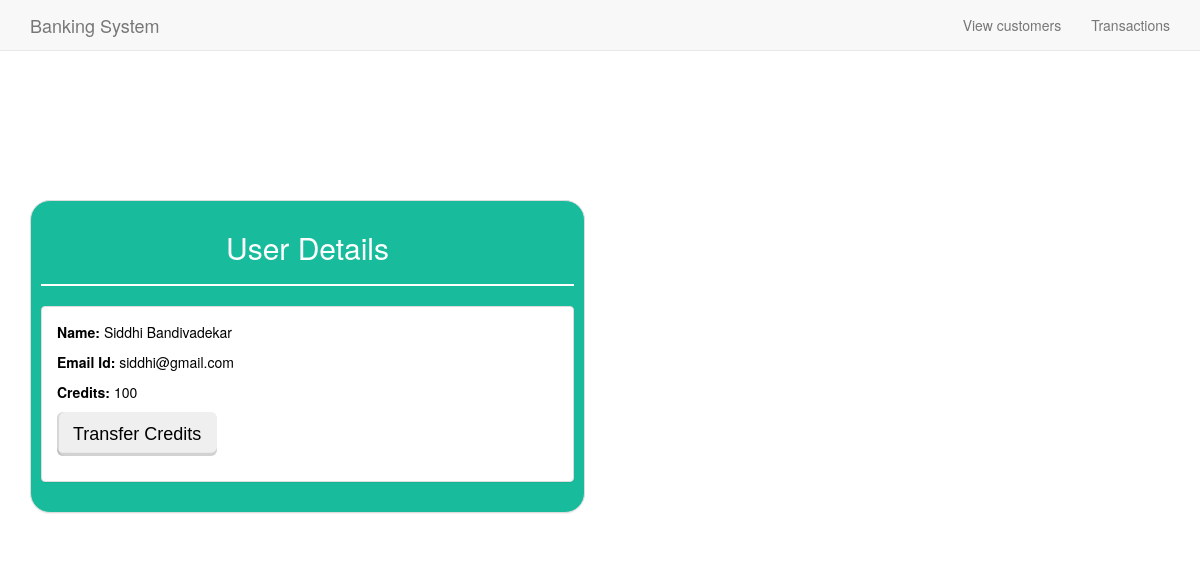
The page /transfer.php?id=2 on the database its author committed.
### tables this page shows
CREATE TABLE `customer` (
  `id` int(11) NOT NULL,
  `name` varchar(50) NOT NULL,
  `email` varchar(100) NOT NULL,
  `balance` bigint(20) NOT NULL
);

### transfer.php (the view, shortened to what this page needs)
<?php
require_once "config.php";
     ?>
<!DOCTYPE html>
<html>
<head>
  <link href="//netdna.bootstrapcdn.com/bootstrap/3.2.0/css/bootstrap.min.css" rel="stylesheet" id="bootstrap-css">
  <link rel="stylesheet" type="text/css" href="home.css">
</head>
<body>
<?php include("nav.php") ?>
<?php
$stmt = $pdo->prepare("SELECT * FROM customer where id = :xyz");
$stmt->execute(array(":xyz" => $_GET['id']));
$row = $stmt->fetch(PDO::FETCH_ASSOC);
?>
    <div class="container" style=" padding-top:200px;"  >
          <div class="row" >
             <div class="col-sm offset-md-3 col-md-6" style="">
                  <div class="panel panel-default bg-dark  " style="padding: 10px; color:white; border-radius: 20px;background-color: #18bc9c;">
                       <h2 style="text-align: center;">User Details</h2>
                           <hr style="border:1px solid white;">
                                <div class="panel panel-default" style="color:  black;" >
                                   <div class="panel-body">
            <p><b>Name:</b> <?php echo htmlentities($row['name']?? 'default value'); ?></p>
            <p><b>Email Id:</b> <?php echo htmlentities($row['email']?? 'default value'); ?></p>
            <p><b>Credits:</b> <?php echo htmlentities($row['balance']?? 'default value'); ?></p>
            <p><button class="btn btn-dark btn-lg view_data" data-toggle="modal" data-target="#transfer<?php echo $row['id'] ?>">Transfer Credits</button></p>
                                   </div>
                                </div>
            </div>
            </div>
          </div>
   </div>
</body>
</html>

### home.css (style rules this page uses)
.btn:not(a) { border:0;border-bottom:0;border-left:0;font-weight:'900';font-family:'Ubuntu', sans-serif;box-shadow: inset 0 -3.2px rgba(0, 0, 0, 0.12),inset 2px 0 rgba(0, 0, 0, 0.1);outline:none;-webkit-outline:none;-o-outline:none;-moz-outline:none; }

### rows shown on the page
customer: name "Siddhi Bandivadekar", email "siddhi@gmail.com", balance "100"
